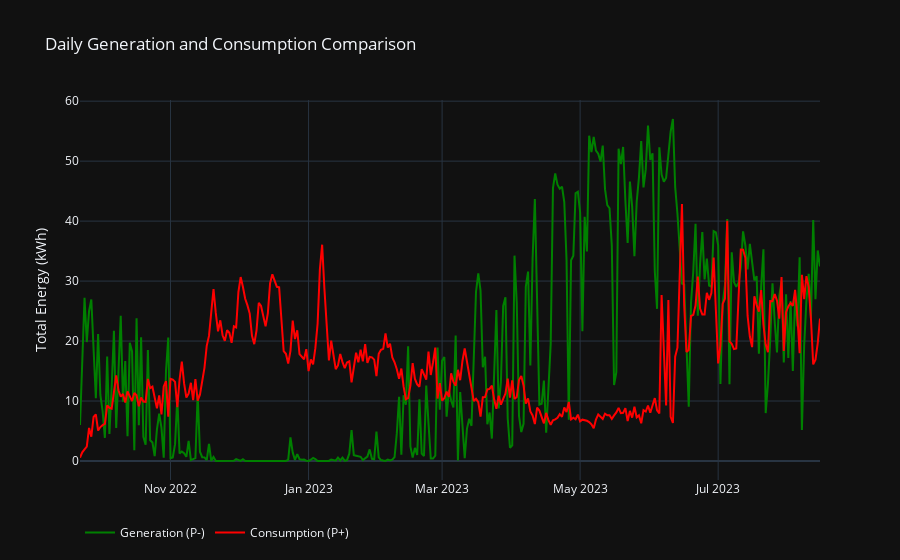

Notebook source saved alongside this figure:
### Code cell
# Group generation and consumption data by day, calculate the sum
generation_daily = df_g.groupby('Date')['Average P- per Hour'].sum()
consumption_daily = df_c.groupby('Date')['Average P+ per Hour'].sum()

# Create traces for generation and consumption
trace_generation = go.Scatter(
    x=generation_daily.index,
    y=generation_daily.values,
    mode='lines',
    name='Generation (P-)',
    line=dict(color='green')
)

trace_consumption = go.Scatter(
    x=consumption_daily.index,
    y=consumption_daily.values,
    mode='lines',
    name='Consumption (P+)',
    line=dict(color='red')
)

# Combine traces into data list
traces = [trace_generation, trace_consumption]

layout = go.Layout(
    title='Daily Generation and Consumption Comparison',
    xaxis=dict(),
    yaxis=dict(title='Total Energy (kWh)'),
    hovermode='closest',
    legend=dict(orientation="h")
)
# Reference data source
source_annotation = go.layout.Annotation(
    text='Source: Ignitis 2023',
    xref='paper', yref='paper',
    x=0, y=-0.25,
    showarrow=False,
    font=dict(size=10, color='grey')
)

layout['annotations'] = [source_annotation]

fig10 = go.Figure(data=traces, layout=layout)
fig10.update_layout(template="plotly_dark")
fig10.show()

### Figure 1 — Plotly figure (JSON) as saved in the notebook; plotly's stock layout.template omitted (floating-point values rounded to 4 significant figures; data arrays with more than 128 entries replaced by an {"elided": "..."} marker saying what was removed)
{"data": [{"line": {"color": "green"}, "mode": "lines", "name": "Generation (P-)", "type": "scatter", "x": {"elided": "328 str values"}, "y": {"elided": "328 float values"}}, {"line": {"color": "red"}, "mode": "lines", "name": "Consumption (P+)", "type": "scatter", "x": {"elided": "328 str values"}, "y": {"elided": "328 float values"}}], "layout": {"annotations": [{"font": {"color": "grey", "size": 10}, "showarrow": false, "text": "Source: Ignitis 2023", "x": 0, "xref": "paper", "y": -0.25, "yref": "paper"}], "hovermode": "closest", "legend": {"orientation": "h"}, "title": {"text": "Daily Generation and Consumption Comparison"}, "yaxis": {"title": {"text": "Total Energy (kWh)"}}}}
